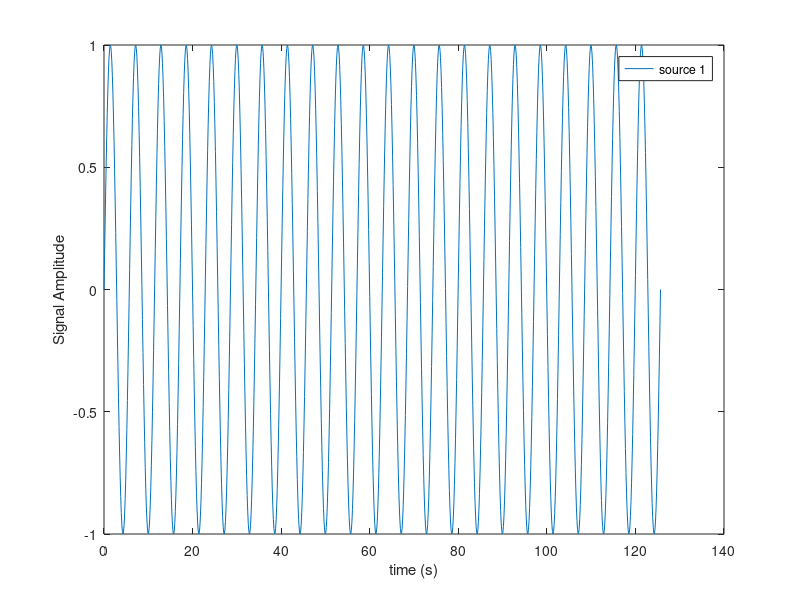
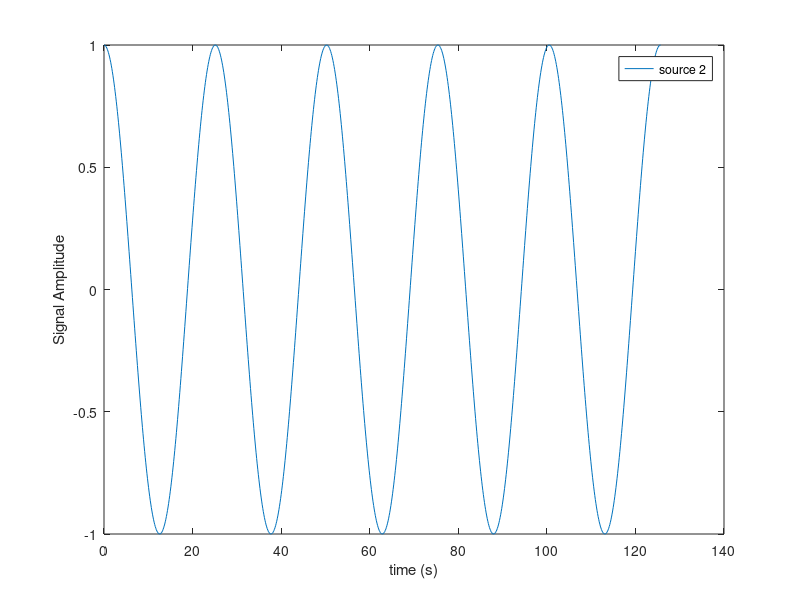
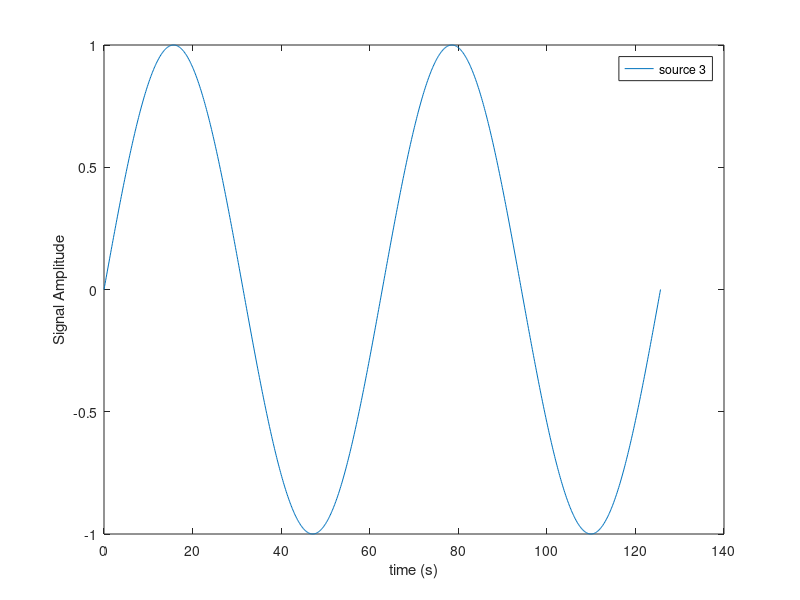
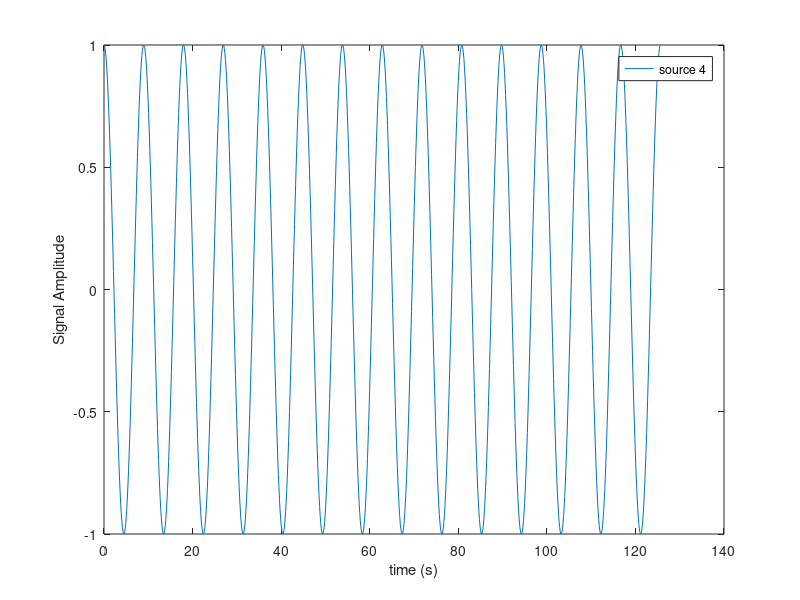

Write MATLAB code to recreate these figures, in order.
% An implementation of the ICA algorithm

clear
clc

tic

%% Parameters

N           = 6;                            %The number of observed mixtures
C           = N;                            %The number of independent sources
M           = 1000;                         %Sample size, i.e.: number of observations

K           = 0.1;                          %Slope of zigzag function
na          = 8;                            %Number of zigzag oscillations within sample
ns          = 5;                            %Number of alternating step function oscillations within sample

finalTime   = 40*pi;                        %Final sample time (s)
initialTime = 0;                            %Initial sample time (s)

%% Generating Data for ICA

Amix        = rand(N,N);                    %Amix is a random N x N mixing matrix

timeVector  = initialTime:(finalTime-initialTime)/(M-1):finalTime;  %Vector of time coordinates

source1     = sin(1.1*timeVector);          %Independent source component 1, sin(a * t)
source2     = cos(0.25*timeVector);         %Independent source component 2, cos(b * t)
source3     = sin(0.1*timeVector);          %Independent source component 3, sin(c * t)
source4     = cos(0.7*timeVector);          %Independent source component 4, cos(d * t)
source5     = zeros(1,M);                   %Independent source component 5, a zigzag pattern
source6     = zeros(1,M);                   %Independent Component 6, alternating step-function

periodSource5 = (finalTime-initialTime)/na;
periodSource6 = (finalTime-initialTime)/ns/2;

for i = 1:M
    source5(i) = K*timeVector(i)-floor(timeVector(i)/periodSource5)*K*periodSource5;
end

source5 = source5 - mean(source5);

for i = 1:M
    if mod(floor(timeVector(i)/periodSource6),2) == 0
        source6(i) = 1;
    else
        source6(i) = -1;
    end    
end

source6 = source6 - mean(source6);

S = [source1;source2;source3;source4;source5;source6];    %Source Matrix

Xobs = Amix*S;                              %Matrix consisting of M samples of N observed mixtures

figure
plot(timeVector,source1)                    %Plotting the N independent sources vs. time
xlabel('time (s)')
ylabel('Signal Amplitude') 
legend('source 1')

figure
plot(timeVector,source2)                    %Plotting the N independent sources vs. time
xlabel('time (s)')
ylabel('Signal Amplitude') 
legend('source 2')

figure
plot(timeVector,source3)                    %Plotting the N independent sources vs. time
xlabel('time (s)')
ylabel('Signal Amplitude') 
legend('source 3')

figure
plot(timeVector,source4)                    %Plotting the N independent sources vs. time
xlabel('time (s)')
ylabel('Signal Amplitude') 
legend('source 4')

figure
plot(timeVector,source5)                    %Plotting the N independent sources vs. time
xlabel('time (s)')
ylabel('Signal Amplitude') 
legend('source 5')

figure
plot(timeVector,source6)                    %Plotting the N independent sources vs. time
xlabel('time (s)')
ylabel('Signal Amplitude') 
legend('source 6')

figure
plot(timeVector,Xobs);                      %Plotting N observed mixtures of each sample vs. time
xlabel('time (s)') 
ylabel('Signal Amplitude')
legend('Observed Mixture 1', 'Observed Mixture 2', 'Observed Mixture 3', 'Observed Mixture 4', 'Observed Mixture 5', 'Observed Mixture 6')

%% Preprocessing, Centering

X = Xobs';                                  %X is the transpose of the matrix of M samples of N mixtures, used in subsequent calculations

Xmean = mean(X);                            %Xmean is the mean vector of the matrix X

for i = 1:N
    X(:,i) = X(:,i) - Xmean(i);             %The matrix X is centered by subtracting each of the N mixtures by their corresponding sample averages
end

%% Preprocessing, Whitening

ExxT    = cov(X);                           %The covariance matrix of X is computed and stored in ExxT
[E,D]   = eig(ExxT);                        %Eigenvalue decomposition is applied on the covariance matrix of X, ExxT

Z = E*1/sqrt(D)*E'*X';                      %The matrix X is whitened to Z

%% FastICA algorithm

W = 0.5*ones(C,N);                              %Initializing W, a matrix consisting of columns corresponding with the inverse of the (transformed) mixing Amix

iterations = 100;                           %The amount of iterations used in the fastICA algorithm

for p = 1:C
    
wp = ones(N,1)*0.5;
wp = wp / sqrt(wp'*wp);

    for i = 1:iterations
        
        G       = tanh(wp'*Z);
        Gder    = 1-tanh(wp'*Z).^2;
        
        wp      = 1/M*Z*G' - 1/M*Gder*ones(M,1)*wp;
        
        dumsum  = zeros(C,1);
        
        for j = 1:p-1
            dumsum = dumsum + wp'*W(:,j)*W(:,j);
        end
        
        wp      = wp - dumsum;        
        wp      = wp / sqrt(wp'*wp);
    end
    
    W(:,p) = wp; 
end

%% Output Results

W = W/sqrt(2);                              %The factor sqrt(2) is an emirical constant added to make the predictions fit the data properly. The source of the factor has yet to be determined.

W;

Ainvest = W'*E*1/sqrt(D)*E'  ;               %The estimated inverse of the mixing matrix Amix. Note order of rows may vary. 
Ainvact = inv(Amix)        ;                 %The acutal inverse of the mixing matrix Amix

Sest = W'*Z;

figure
plot(timeVector, Sest(1,:))
xlabel('time (s)') 
ylabel('Signal Amplitude') 
legend('Source Estimation 1')

figure
plot(timeVector, Sest(2,:))
xlabel('time (s)') 
ylabel('Signal Amplitude') 
legend('Source Estimation 2')

figure
plot(timeVector, Sest(3,:))
xlabel('time (s)')
ylabel('Signal Amplitude') 
legend('Source Estimation 3')

figure
plot(timeVector, Sest(4,:))
xlabel('time (s)')
ylabel('Signal Amplitude') 
legend('Source Estimation 4')

figure
plot(timeVector, Sest(5,:))
xlabel('time (s)')
ylabel('Signal Amplitude') 
legend('Source Estimation 5')

figure
plot(timeVector, Sest(6,:))
xlabel('time (s)')
ylabel('Signal Amplitude') 
legend('Source Estimation 6')

toc
